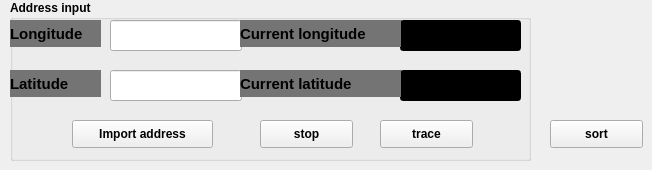
    <widget class="QWidget" name="tab_6">
     <attribute name="title">
      <string>telescope6</string>
     </attribute>
     <widget class="QGroupBox" name="groupBox_8">
      <property name="geometry">
       <rect>
        <x>10</x>
        <y>0</y>
        <width>521</width>
        <height>161</height>
       </rect>
      </property>
      <property name="sizePolicy">
       <sizepolicy hsizetype="Expanding" vsizetype="Fixed">
        <horstretch>0</horstretch>
        <verstretch>0</verstretch>
       </sizepolicy>
      </property>
      <property name="font">
       <font>
        <weight>75</weight>
        <bold>true</bold>
       </font>
      </property>
      <property name="title">
       <string>Address input</string>
      </property>
      <widget class="QLineEdit" name="lineEdit_30">
       <property name="geometry">
        <rect>
         <x>100</x>
         <y>20</y>
         <width>132</width>
         <height>31</height>
        </rect>
       </property>
       <property name="text">
        <string/>
       </property>
      </widget>
      <widget class="QLineEdit" name="lineEdit_31">
       <property name="geometry">
        <rect>
         <x>100</x>
         <y>70</y>
         <width>132</width>
         <height>31</height>
        </rect>
       </property>
       <property name="text">
        <string/>
       </property>
      </widget>
      <widget class="QLabel" name="label_34">
       <property name="geometry">
        <rect>
         <x>0</x>
         <y>20</y>
         <width>91</width>
         <height>27</height>
        </rect>
       </property>
       <property name="sizePolicy">
        <sizepolicy hsizetype="Preferred" vsizetype="Preferred">
         <horstretch>1</horstretch>
         <verstretch>0</verstretch>
        </sizepolicy>
       </property>
       <property name="font">
        <font>
         <pointsize>11</pointsize>
         <weight>75</weight>
         <bold>true</bold>
        </font>
       </property>
       <property name="styleSheet">
        <string notr="true">background-color: rgb(116, 116, 116);
</string>
       </property>
       <property name="text">
        <string>Longitude</string>
       </property>
      </widget>
      <widget class="QLabel" name="label_35">
       <property name="geometry">
        <rect>
         <x>0</x>
         <y>70</y>
         <width>91</width>
         <height>27</height>
        </rect>
       </property>
       <property name="sizePolicy">
        <sizepolicy hsizetype="Preferred" vsizetype="Preferred">
         <horstretch>1</horstretch>
         <verstretch>0</verstretch>
        </sizepolicy>
       </property>
       <property name="font">
        <font>
         <pointsize>11</pointsize>
         <weight>75</weight>
         <bold>true</bold>
        </font>
       </property>
       <property name="styleSheet">
        <string notr="true">background-color: rgb(116, 116, 116);
</string>
       </property>
       <property name="text">
        <string>Latitude</string>
       </property>
      </widget>
      <widget class="QPushButton" name="pb_load_sourceFile_import_6">
       <property name="geometry">
        <rect>
         <x>62</x>
         <y>120</y>
         <width>141</width>
         <height>28</height>
        </rect>
       </property>
       <property name="font">
        <font>
         <weight>75</weight>
         <bold>true</bold>
        </font>
       </property>
       <property name="text">
        <string>Import address</string>
       </property>
      </widget>
      <widget class="QLineEdit" name="lineEdit_32">
       <property name="geometry">
        <rect>
         <x>390</x>
         <y>20</y>
         <width>121</width>
         <height>31</height>
        </rect>
       </property>
       <property name="font">
        <font>
         <pointsize>12</pointsize>
         <weight>75</weight>
         <bold>true</bold>
        </font>
       </property>
       <property name="styleSheet">
        <string notr="true">color: rgb(0, 170, 0);
background-color: rgb(0, 0, 0);</string>
       </property>
      </widget>
      <widget class="QLineEdit" name="lineEdit_33">
       <property name="geometry">
        <rect>
         <x>390</x>
         <y>70</y>
         <width>121</width>
         <height>31</height>
        </rect>
       </property>
       <property name="font">
        <font>
         <pointsize>12</pointsize>
         <weight>75</weight>
         <bold>true</bold>
        </font>
       </property>
       <property name="styleSheet">
        <string notr="true">color: rgb(0, 170, 0);
background-color: rgb(0, 0, 0);</string>
       </property>
      </widget>
      <widget class="QLabel" name="label_36">
       <property name="geometry">
        <rect>
         <x>230</x>
         <y>20</y>
         <width>161</width>
         <height>27</height>
        </rect>
       </property>
       <property name="sizePolicy">
        <sizepolicy hsizetype="Preferred" vsizetype="Preferred">
         <horstretch>1</horstretch>
         <verstretch>0</verstretch>
        </sizepolicy>
       </property>
       <property name="font">
        <font>
         <pointsize>11</pointsize>
         <weight>75</weight>
         <bold>true</bold>
        </font>
       </property>
       <property name="styleSheet">
        <string notr="true">background-color: rgb(116, 116, 116);
</string>
       </property>
       <property name="text">
        <string>Current longitude</string>
       </property>
      </widget>
      <widget class="QLabel" name="label_37">
       <property name="geometry">
        <rect>
         <x>230</x>
         <y>70</y>
         <width>161</width>
         <height>27</height>
        </rect>
       </property>
       <property name="sizePolicy">
        <sizepolicy hsizetype="Preferred" vsizetype="Preferred">
         <horstretch>1</horstretch>
         <verstretch>0</verstretch>
        </sizepolicy>
       </property>
       <property name="font">
        <font>
         <pointsize>11</pointsize>
         <weight>75</weight>
         <bold>true</bold>
        </font>
       </property>
       <property name="styleSheet">
        <string notr="true">background-color: rgb(116, 116, 116);
</string>
       </property>
       <property name="text">
        <string>Current latitude</string>
       </property>
      </widget>
     </widget>
     <widget class="QPushButton" name="track_6">
      <property name="geometry">
       <rect>
        <x>380</x>
        <y>120</y>
        <width>93</width>
        <height>28</height>
       </rect>
      </property>
      <property name="font">
       <font>
        <weight>75</weight>
        <bold>true</bold>
       </font>
      </property>
      <property name="text">
       <string>trace</string>
      </property>
     </widget>
     <widget class="QPushButton" name="stop_6">
      <property name="geometry">
       <rect>
        <x>260</x>
        <y>120</y>
        <width>93</width>
        <height>28</height>
       </rect>
      </property>
      <property name="font">
       <font>
        <weight>75</weight>
        <bold>true</bold>
       </font>
      </property>
      <property name="text">
       <string>stop</string>
      </property>
     </widget>
     <widget class="QPushButton" name="sort_6">
      <property name="geometry">
       <rect>
        <x>550</x>
        <y>120</y>
        <width>93</width>
        <height>28</height>
       </rect>
      </property>
      <property name="font">
       <font>
        <weight>75</weight>
        <bold>true</bold>
       </font>
      </property>
      <property name="text">
       <string>sort</string>
      </property>
     </widget>
    </widget>
